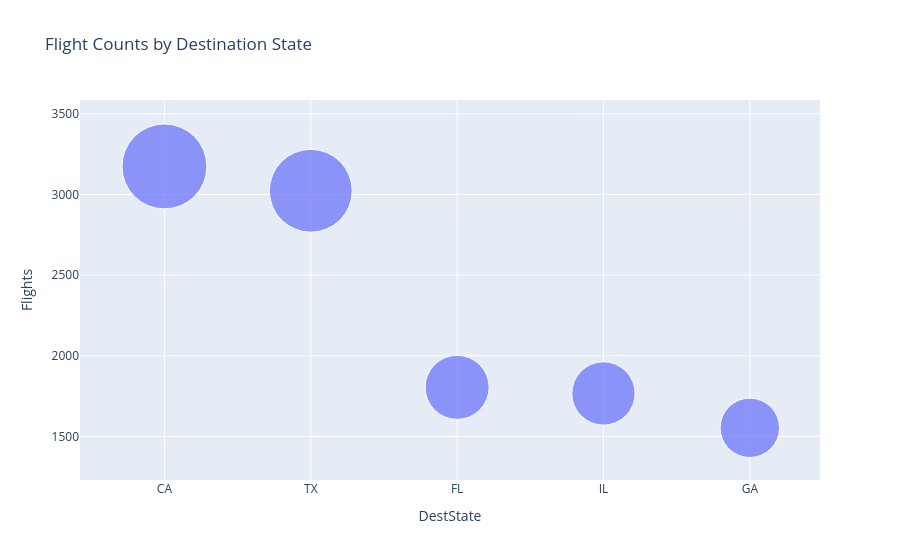

Notebook code cell kept with this figure:
### Code cell
fig = px.scatter(bub_data, x='DestState', y='Flights', size='Flights',
                 hover_name='DestState', title='Flight Counts by Destination State', size_max=60)
fig.show()

### Figure 1 — Plotly figure (JSON) as saved in the notebook; plotly's stock layout.template omitted (floating-point values rounded to 4 significant figures)
{"data": [{"hovertemplate": "<b>%{hovertext}</b><br><br>DestState=%{x}<br>Flights=%{marker.size}<extra></extra>", "hovertext": ["CA", "TX", "FL", "IL", "GA"], "legendgroup": "", "marker": {"color": "#636efa", "size": [3174.0, 3023.0, 1804.0, 1766.0, 1553.0], "sizemode": "area", "sizeref": 0.8817, "symbol": "circle"}, "mode": "markers", "name": "", "orientation": "v", "showlegend": false, "type": "scatter", "x": ["CA", "TX", "FL", "IL", "GA"], "xaxis": "x", "y": [3174.0, 3023.0, 1804.0, 1766.0, 1553.0], "yaxis": "y"}], "layout": {"legend": {"itemsizing": "constant", "tracegroupgap": 0}, "title": {"text": "Flight Counts by Destination State"}, "xaxis": {"anchor": "y", "domain": [0, 1], "title": {"text": "DestState"}}, "yaxis": {"anchor": "x", "domain": [0, 1], "title": {"text": "Flights"}}}}
